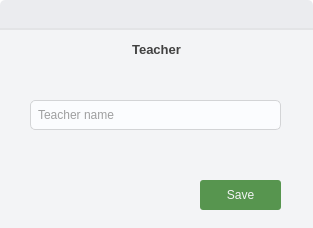
<?xml version="1.0" encoding="UTF-8"?>
<ui version="4.0">
 <class>AddTeacher</class>
 <widget class="QDialog" name="AddTeacher">
  <property name="geometry">
   <rect>
    <x>0</x>
    <y>0</y>
    <width>313</width>
    <height>228</height>
   </rect>
  </property>
  <property name="windowTitle">
   <string>Dialog</string>
  </property>
  <property name="styleSheet">
   <string notr="true">* {
	background: transparent;
	border: none;
	color: #414141;
}

QComboBox{
	border: 1px solid #D3D4D6;
	border-radius: 5px;
	padding-left: 5px;
}

QSpinBox{
	border: 1px solid #D3D4D6;
	border-radius: 5px;
	padding-left: 5px;
}

QLineEdit{
	border: 1px solid #D3D4D6;
	border-radius: 5px;
	padding-left: 5px;
	background: #FBFCFE;
}

QWidget#main_container {
	background: #EBECEF;
	border-radius: 5px;
}

QWidget#container {
	background: #F3F4F6;
}

#close_btn:hover{
	background: #DC2626;
}

#toolbar{
	border-bottom: 2px solid #E3E4E6;
}</string>
  </property>
  <layout class="QVBoxLayout" name="verticalLayout_2">
   <property name="spacing">
    <number>0</number>
   </property>
   <property name="leftMargin">
    <number>0</number>
   </property>
   <property name="topMargin">
    <number>0</number>
   </property>
   <property name="rightMargin">
    <number>0</number>
   </property>
   <property name="bottomMargin">
    <number>0</number>
   </property>
   <item>
    <widget class="QWidget" name="main_container" native="true">
     <layout class="QVBoxLayout" name="verticalLayout">
      <property name="spacing">
       <number>0</number>
      </property>
      <property name="leftMargin">
       <number>0</number>
      </property>
      <property name="topMargin">
       <number>0</number>
      </property>
      <property name="rightMargin">
       <number>0</number>
      </property>
      <property name="bottomMargin">
       <number>0</number>
      </property>
      <item>
       <widget class="QWidget" name="toolbar" native="true">
        <property name="maximumSize">
         <size>
          <width>16777215</width>
          <height>30</height>
         </size>
        </property>
        <widget class="QPushButton" name="close_btn">
         <property name="geometry">
          <rect>
           <x>280</x>
           <y>0</y>
           <width>33</width>
           <height>30</height>
          </rect>
         </property>
         <property name="text">
          <string/>
         </property>
         <property name="icon">
          <iconset theme="QIcon::ThemeIcon::ApplicationExit"/>
         </property>
         <property name="iconSize">
          <size>
           <width>10</width>
           <height>10</height>
          </size>
         </property>
        </widget>
       </widget>
      </item>
      <item>
       <widget class="QWidget" name="container" native="true">
        <layout class="QVBoxLayout" name="verticalLayout_3">
         <property name="spacing">
          <number>0</number>
         </property>
         <property name="leftMargin">
          <number>0</number>
         </property>
         <property name="topMargin">
          <number>0</number>
         </property>
         <property name="rightMargin">
          <number>0</number>
         </property>
         <property name="bottomMargin">
          <number>0</number>
         </property>
         <item>
          <widget class="QLabel" name="label">
           <property name="maximumSize">
            <size>
             <width>16777215</width>
             <height>40</height>
            </size>
           </property>
           <property name="font">
            <font>
             <pointsize>10</pointsize>
             <bold>true</bold>
            </font>
           </property>
           <property name="frameShadow">
            <enum>QFrame::Shadow::Plain</enum>
           </property>
           <property name="text">
            <string>Teacher</string>
           </property>
           <property name="textFormat">
            <enum>Qt::TextFormat::RichText</enum>
           </property>
           <property name="alignment">
            <set>Qt::AlignmentFlag::AlignCenter</set>
           </property>
          </widget>
         </item>
         <item>
          <widget class="QFrame" name="frame">
           <property name="frameShape">
            <enum>QFrame::Shape::StyledPanel</enum>
           </property>
           <property name="frameShadow">
            <enum>QFrame::Shadow::Plain</enum>
           </property>
           <widget class="QLineEdit" name="teacher_name">
            <property name="geometry">
             <rect>
              <x>30</x>
              <y>30</y>
              <width>251</width>
              <height>30</height>
             </rect>
            </property>
            <property name="minimumSize">
             <size>
              <width>0</width>
              <height>30</height>
             </size>
            </property>
            <property name="placeholderText">
             <string>Teacher name</string>
            </property>
            <property name="cursorMoveStyle">
             <enum>Qt::CursorMoveStyle::LogicalMoveStyle</enum>
            </property>
            <property name="clearButtonEnabled">
             <bool>false</bool>
            </property>
           </widget>
           <widget class="QPushButton" name="teacher_save">
            <property name="geometry">
             <rect>
              <x>200</x>
              <y>110</y>
              <width>81</width>
              <height>30</height>
             </rect>
            </property>
            <property name="cursor">
             <cursorShape>PointingHandCursor</cursorShape>
            </property>
            <property name="styleSheet">
             <string notr="true">padding: 5px;
background: #57954F;
color: #F3F4F6;
border-radius: 3px;</string>
            </property>
            <property name="text">
             <string>Save</string>
            </property>
           </widget>
          </widget>
         </item>
        </layout>
       </widget>
      </item>
     </layout>
    </widget>
   </item>
  </layout>
 </widget>
 <resources>
  <include location="../assets/icons.qrc"/>
 </resources>
 <connections/>
</ui>
